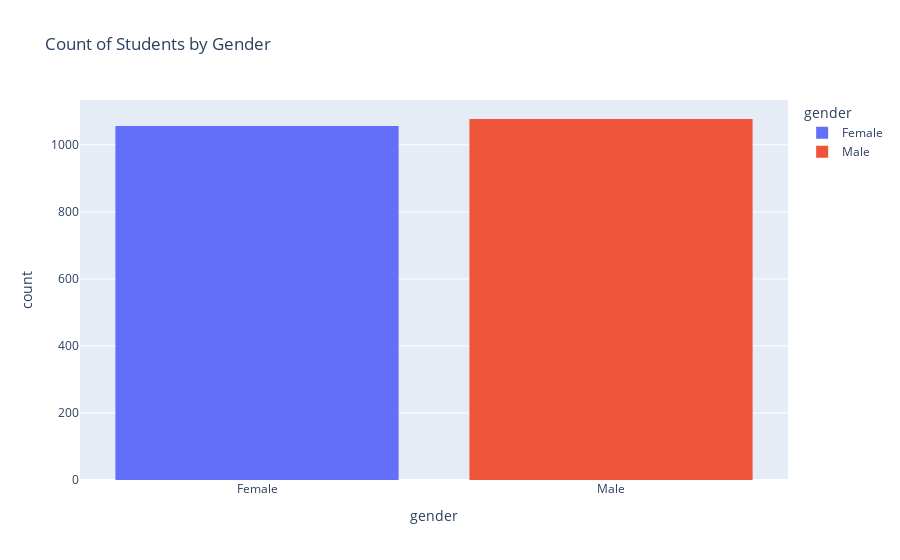

Notebook code cell kept with this figure:
### Markdown cell above
#  Analysis

* Students from suburbans are performing well than the students from Urbans areas and rurals areas.
* Urban schools have more students than Rural and suburban this is the reason for getting less score by urban areas students

### Code cell
fig = px.histogram(data, x='gender', title="Count of Students by Gender", color = 'gender')
fig.show()

### Figure 1 — Plotly figure (JSON) as saved in the notebook; plotly's stock layout.template omitted (floating-point values rounded to 4 significant figures; data arrays with more than 128 entries replaced by an {"elided": "..."} marker saying what was removed)
{"data": [{"alignmentgroup": "True", "bingroup": "x", "hovertemplate": "gender=%{x}<br>count=%{y}<extra></extra>", "legendgroup": "Female", "marker": {"color": "#636efa"}, "name": "Female", "offsetgroup": "Female", "orientation": "v", "showlegend": true, "type": "histogram", "x": {"elided": "1056 str values"}, "xaxis": "x", "yaxis": "y"}, {"alignmentgroup": "True", "bingroup": "x", "hovertemplate": "gender=%{x}<br>count=%{y}<extra></extra>", "legendgroup": "Male", "marker": {"color": "#EF553B"}, "name": "Male", "offsetgroup": "Male", "orientation": "v", "showlegend": true, "type": "histogram", "x": {"elided": "1077 str values"}, "xaxis": "x", "yaxis": "y"}], "layout": {"barmode": "relative", "legend": {"title": {"text": "gender"}, "tracegroupgap": 0}, "title": {"text": "Count of Students by Gender"}, "xaxis": {"anchor": "y", "categoryarray": ["Female", "Male"], "categoryorder": "array", "domain": [0, 1], "title": {"text": "gender"}}, "yaxis": {"anchor": "x", "domain": [0, 1], "title": {"text": "count"}}}}
